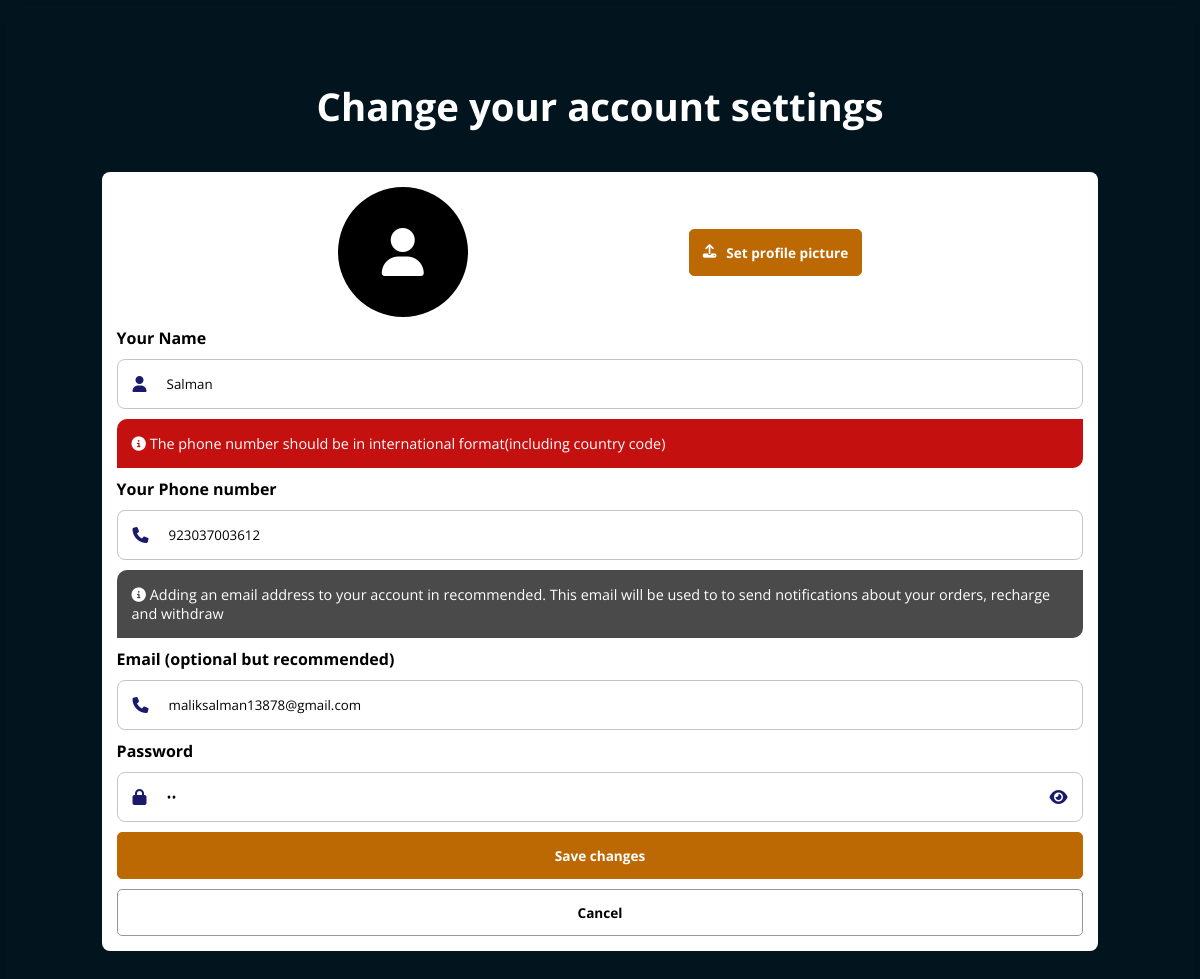
Page /user_account_settings/68493985 (signed in) on the committed database.
### backend.py (models this page shows)
class users(db.Model):
    user_id = db.Column(db.String(50), primary_key=True, nullable=False)
    name = db.Column(db.String(50), nullable=False, unique=False)
    email = db.Column(db.String, nullable=True, unique=False)
    phone = db.Column(db.String(50), nullable=False, unique=True)
    password = db.Column(db.String(50), nullable=False, unique=False)
    country = db.Column(db.String(20), nullable=False, unique=False)
    account_status = db.Column(db.String(20), nullable=True, unique=False)
    selfReferalCode = db.Column(db.String(50), nullable=False, unique=True)
    joiningReferalCode = db.Column(db.String(50), nullable=False, unique=False)
    level = db.Column(db.Integer, nullable=False, unique=False)
    purchased_tickets = db.Column(db.String, nullable=True, unique=False)
    payment_requests = db.Column(db.String, nullable=True, unique=False)
    overall_referals = db.Column(db.Integer, nullable=False, unique=False)
    overall_deposit = db.Column(db.Float, nullable=False, unique=False)
    wallet_balance = db.Column(db.Float, nullable=False, unique=False)
    experience_money = db.Column(db.Float, nullable=True, unique=False)
    overall_earning = db.Column(db.Float, nullable=False, unique=False)
    today_earning = db.Column(db.Float, nullable=False, unique=False)
    monthly_earning = db.Column(db.Float, nullable=False, unique=False)

### backend.py (the view, shortened to what this page needs)
@app.route("/user_account_settings/<string:userid>", methods=["GET", "POST"])
def user_ac_settings(userid):
    user = users.query.filter_by(user_id=userid).first()
    source = request.args.get("source")
    if request.method == "GET":
        if user:
            return render_template("user/ac_settings.html", user=user, get_dpImg_src=get_dpImg_src, source=source)
        else:
            return (f"The user with user ID {userid} does not exist")

### backend.py (called while the page is built)
@app.route("/get-dp-img-src/<string:user_id>", methods=["GET"])
def get_dpImg_src(user_id):
    user_dp_folder = os.path.join(app.config['UPLOAD_FOLDER'], "dp", user_id)
    if os.path.exists(user_dp_folder):
        dp_filename = os.listdir(user_dp_folder)[0]
        img_src = "/" + os.path.join(user_dp_folder, dp_filename)
        return img_src
    else:
        return False

### flask_maintenance/__init__.py (called while the page is built)
    def _handler(self):
        actx = _app_ctx_stack.top
        rctx = _request_ctx_stack.top
        if actx and rctx:
            if request.endpoint not in FILTERED_ROUTES:
                ins_path = os.path.join(current_app.instance_path,
                                        'under_maintenance')
                if os.path.exists(ins_path) and os.path.isfile(ins_path):
                    abort(503)

### templates/user/ac_settings.html (shortened to what this page needs)
{% extends 'base.html' %}
{% block main %}
<main>
    <section class="right">
    <h1 class="textCenter">Change your account settings</h1>
    <form action="" method="post" id="loginForm">
        <div class="dpFieldWrapper">
                <div class="dpWrapper" id="dpWrapper">
                    {% if get_dpImg_src(user.user_id) %}
                    <img src="{{get_dpImg_src(user.user_id)}}" alt="Profile picture">
                    {% else %}
                    <i class="fa-solid fa-user"></i>
                    {% endif %}
                </div>
                <div class="btnsDiv" id="dpBtnsDiv">
                    {% if get_dpImg_src(user.user_id) %}
                    <button type="button" class="btn btnNormal btnWithIcon" id="dpUploadBtn">
                        <i class="fa-solid fa-upload"></i>
                        <span>Change picture</span>
                    </button>
                    <button type="button" class="btn btnRed btnWithIcon" id="dpDelBtn">
                        <i class="fa-solid fa-trash"></i>
                        <span>Delete picture</span>
                    </button>
                    {% else %}
                    <button type="button" class="btn btnNormal btnWithIcon" id="dpUploadBtn">
                        <i class="fa-solid fa-upload"></i>
                        <span>Set profile picture</span>
                    </button>
                    {% endif %}
                </div>
            </div>
            <label for="nameInput">Your Name</label>
            <div class="inputFieldWrapper">
                <i class="fa-solid fa-user"></i>
                <input class="inputField inputFieldJs" type="text" placeholder="Your Name" required name="name" id="nameInput" value="{{user.name}}">
            </div>
            <div class="formInfo danger">
                <p><span><i class="fa-solid fa-circle-info"></i></span> The phone number should be in international format(including country code)</p>
            </div>
            <label for="phoneInput">Your Phone number</label>
            <div class="inputFieldWrapper">
                <i class="fa-solid fa-phone"></i>
                <input class="inputField inputFieldJs" type="tel" placeholder="Phone Number" required name="phone" id="phoneInput" value="{{user.phone}}">
            </div>
            <div class="formInfo">
                <p><span><i class="fa-solid fa-circle-info"></i></span> Adding an email address to your account in recommended. This email will be used to to send notifications about your orders, recharge and withdraw</p>
            </div>
            <label for="phoneInput">Email (optional but recommended)</label>
            <div class="inputFieldWrapper">
                <i class="fa-solid fa-phone"></i>
                {% if user.email == "" or user.email == None or user.email == "None" %}
                <input class="inputField inputFieldJs" type="email" placeholder="Email address" name="email" id="emailInput">
                {% else %}
                <input class="inputField inputFieldJs" type="email" placeholder="Email address" name="email" id="emailInput" value="{{user.email}}">
                {% endif %}
            </div>
            <label for="phoneInput">Password</label>
            <div class="inputFieldWrapper">
                <i class="fa-solid fa-lock"></i>
                <input class="inputField inputFieldJs" type="password" placeholder="Password" name="password" id="pInput" value="{{user.password}}">
                <i class="fa-solid fa-eye" id="pShowBtn"></i>
            </div>
            <button type="submit" class="btn btnNormal" id="submitBtn">Save changes</button>
            {% if source == "admin" %}
            <a href="/admin/all_users" class="btn btnTrans black">Cancel</a>
            {% else %}
            <a href="/user/account" class="btn btnTrans black">Cancel</a>
            {% endif %}
        </form>
    </section>
</main>
{% endblock main %}

### static/css/comman.css (style rules this page uses)
* { padding: 0px; margin: 0px; color: white; font-family: 'Montserrat', sans-serif; font-family: 'Nunito', sans-serif; font-family: 'Open Sans', sans-serif; }
.textCenter { text-align: center; }
html { scroll-behavior: smooth; }
a.btn { text-decoration: none; }
.btn, .navlink { font-size: 0.85rem; }
.btn { background: none; border: none; padding: 13px; border-radius: 5px; font-weight: bold; text-align: center; }
.btnWithIcon { display: flex; align-items: center; justify-content: center; column-gap: 10px; }
.btn.btnNormal { background-color: #bd6903; border: 1px solid #bd6903; }
.btn.btnTrans { background: none; border: 1px solid rgb(151, 151, 151); }
.btn.btnTrans.black { color: black; }
form { background-color: white; padding: 15px; display: flex; flex-direction: column; row-gap: 10px; width: 90%; border-radius: 8px; }
form p { align-self: center; }
form p span { color: gray; }
.inputFieldWrapper { padding: 15px; display: flex; align-items: center; border: 1px solid #c5c5c5; border-radius: 8px; column-gap: 20px; }
.inputFieldWrapper i { color: #1b1a6a; }
.inputField { background: none; outline: none; border: none; width: 100%; color: black; }
.formInfo { row-gap: 10px; background-color: #000000b5; padding: 15px; border-radius: 10px 0px; font-size: 0.9rem; }
.formInfo p { text-align: left; }
.formInfo.danger { background-color: #c30707f5; }

### static/css/home/style.css (style rules this page uses)
body { background-color: #02151e; background-position: center; background-size: cover; background-repeat: no-repeat; background-blend-mode: darken; }
main { display: flex; flex-direction: column; row-gap: 10vh; backdrop-filter: blur(8px); }

### templates/user/ac_settings.html (style rules this page uses)
main { height: 100vh; display: flex; flex-direction: row; align-items: center; justify-content: center; padding: 0px 5vw; }
.right { display: flex; flex-direction: column; align-items: center; row-gap: 5vh; }
.right h1 { font-size: 2.4rem; }
form label { color: black; font-weight: bold; }
.right { padding: 10vh 0px; }
main { height: auto; }
.dpFieldWrapper { display: flex; align-items: center; justify-content: space-evenly; }
.dpFieldWrapper .dpWrapper { border-radius: 100%; background-color: black; padding: 5px; overflow: hidden; width: 120px; height: 120px; display: flex; align-items: center; justify-content: center; }
.dpFieldWrapper i.fa-user { font-size: 3rem; }
.dpFieldWrapper .btnsDiv { display: flex; flex-direction: column; row-gap: 5px; }

### rows in the picture
users: name "Salman", phone "923037003612", email "maliksalman13878@gmail.com"
